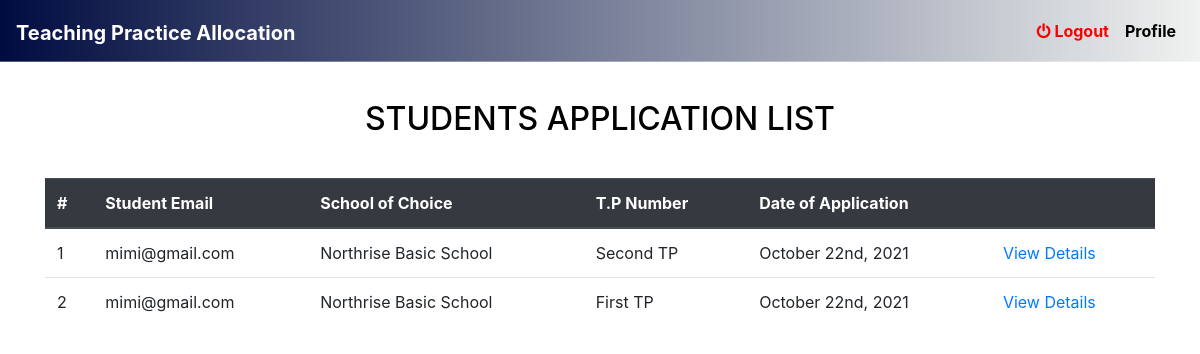
The page /admin/applications.php on the database as committed earlier.
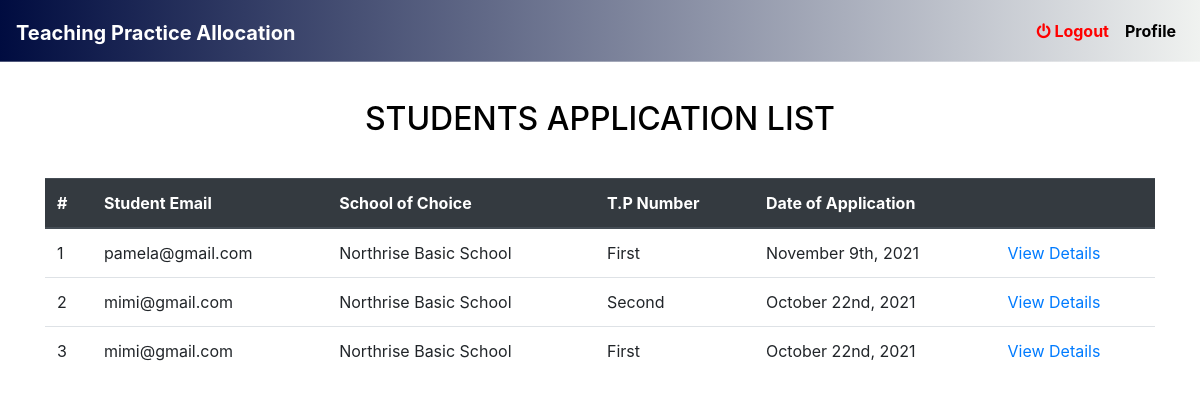
The same page on the database as committed later.
### tables this page shows
CREATE TABLE IF NOT EXISTS `applications` (
  `id` int(10) NOT NULL AUTO_INCREMENT,
  `letter` varchar(30) NOT NULL,
  `g12` varchar(30) NOT NULL,
  `nrc` varchar(30) NOT NULL,
  `license` varchar(30) NOT NULL,
  `school` varchar(30) NOT NULL,
  `s_email` varchar(30) NOT NULL,
  `tp_number` varchar(10) NOT NULL,
  `date` datetime NOT NULL DEFAULT CURRENT_TIMESTAMP,
  `status` varchar(10) NOT NULL,
  PRIMARY KEY (`id`)
);

### admin/applications.php (the view)
<?php include('../includes/head.php'); ?>
<?php include('../includes/connect.php'); ?>
        <div class="container">
            <table class="table table-hover">
            <h2 class="text-center " style="margin-bottom: 40px; color: black; margin-top: 100px;">STUDENTS APPLICATION LIST</h2>
                <thead class="thead-dark">
                    <tr>
                        <th scope="col">#</th>
                        <th scope="col">Student Email</th>
                        <th scope="col">School of Choice</th>
                        <th scope="col">T.P Number</th>
                        <th scope="col">Date of Application</th>
                        <th scope="col"></th>
                    </tr>
                </thead>
                <tbody>
        <?php
            $query = "SELECT * FROM applications ORDER BY date DESC;";
            $result = mysqli_query($con,$query);
            $cnt=1;
            while ($row = mysqli_fetch_array($result)){
        ?>
        <tr>
            <td><?php echo $cnt;?></td>
            <td><?php echo $row['s_email'];?></td>
            <td><?php echo $row['school'];?></td>
            <td><?php echo $row['tp_number'];?></td>
            <td>
                <?php
                    $date = date_create($row['date']);
                    echo date_format($date, 'F jS, Y');
                ?>
            </td>
            <td>
                <a href="applicationDetail.php?id=<?php echo $row['id'];?>">View Details</a>
            </td>
        </tr>
            <?php $cnt++; } ?>
        </tbody>
    </table>
    <br>
</div>

Rows that differ between the two databases and show on the page:
added applications: s_email "pamela@gmail.com", school "Northrise Basic School", tp_number "First", date "November 9th, 2021"
changed applications: tp_number "Second TP" → "Second"
changed applications (number 3 of 3 on the later page): tp_number "First TP" → "First"
